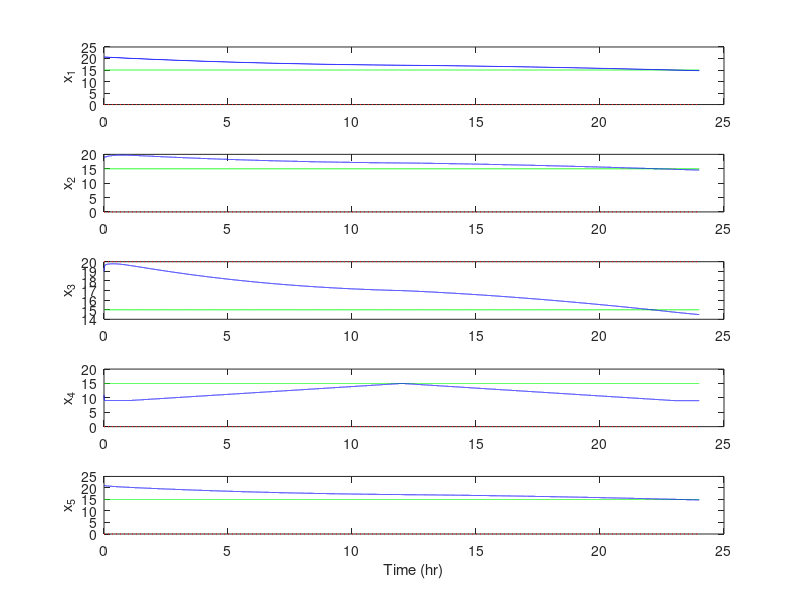

MATLAB code to generate this figure: (Note: this script raises an error after producing the figure.)
function thermostat_control_simulation()
    close all;
    clear all;

    %% Create system
    [A, B, C, E] = get_system();
        
    %% Control Design
    x_d = [0.; 0.; 20.; 0.; 0.]; % This is definitely not correct


    %% Create the observer (Create the observer)
    
    
    %% Store the values (Feel free to add any additional values here to pass into the control or dynamics functions)
    P.A = A;
    P.B = B;
    P.C = C;
    P.E = E;
    P.n_states = 5;
    P.n_ctrl = 2;
    P.ctrl_max = 100;    
    

    %% Simulate the system (Don't change anything in this section except x0_ctrl)
    % Create the initial state
    x0_sys = [20.5; 19.; 19.; 11.; 21];
    x0_obs = [15; 15; 15; 15; 15];
    x0_ctrl = []; % Any additional states added for control -> initialize each to zero
    x0 = [x0_sys; x0_obs; x0_ctrl];

    % Simulate the system throughout the entire day (86400 seconds)
    t_int = [0 86400];
    [tvec, x_mat] = ode45(@(t,x)dynamics(t, x, P), t_int, x0);
    x_mat = x_mat';

    % Get the control and disturbance over time
    u_mat = get_all_control(x_mat, P);
    d_vec = get_all_disturbances(tvec);
    

    %% Plot the results
    % Plot the states over time
    figure;
    for k = 1:5
        subplot(5,1,k);
        plot([tvec(1) tvec(end)]/3600, [x_d(k) x_d(k)], 'r:')        
        hold on;
        plot(tvec/3600, x_mat(k+P.n_states, :), 'g')
        plot(tvec/3600, x_mat(k,:), 'b');
        ylabel(["x_", num2str(k)])
    end
    xlabel("Time (hr)")
    sgtitle("States vs Time")    

    % Plot other things vs time

end

function [A, B, C, E] = get_system()
    data = load("sys_1.mat");
    A = data.A;
    B = data.B;
    C = data.C;
    E = data.E;
end

function d = disturbance(t)
    % Disturbance as a function of time
    if t < 3600 || t > 82800
        d = 9.0;
    elseif t < 43200
        delta = (t - 3600)/(43200-3600);
        d = 15*(delta) + 9*(1-delta);
    elseif t < 82800
        delta = (t - 43200)/(82800-43200);
        d = 9*(delta) + 15*(1-delta);
    end
    
end

function xdot = dynamics(t, x, P)
    % Defines the dynamics of the system
    % Args:
    %   t: Current time
    %   x: Current augmented state (i.e., actual state, observer state, and
    %   states needed for control)
    %   P: Parameters that are required for simulation
    %
    % Returns:
    %   xdot: The aggregate dynamics

    % Extract the states (don't touch the next three lines)
    x_sys = x(1:P.n_states, :);
    x_obs = x(P.n_states+1:2*P.n_states, :);
    x_ctrl = x(2*P.n_states+1:end, :);

    % Calculate the control (don't touch this line)
    u = control(x_obs, x_ctrl, P);

    % System dynamics (don't touch this line)
    x_sys_dot = P.A*x_sys + P.B*u + P.E*disturbance(t);

    % Observer dynamics (this line should use P.d_nom instead of disturbance(t))
    x_obs_dot = zeros(size(x_obs));

    % Control dynamics (definitely fix this line)
    x_ctrl_dot = zeros(size(x_ctrl));

    xdot = [x_sys_dot; x_obs_dot; x_ctrl_dot];
end

function u = control(x_obs, x_ctrl, P)
    % Defines the control 
    % 
    % Args:
    %   x_obs: The observer state
    %   x_ctrl: The controller state
    %   P: Parameters that are required for control
    %
    % Returns
    %   u: The resulting control

    % Create the feedback control (you'll want to change this)
    u = zeros(P.n_ctrl,1);

    % Bound the control (leave the following two lines alone)
    u = max(u, -P.ctrl_max);
    u = min(u, P.ctrl_max);
end

function u_mat = get_all_control(x_mat, P)
    % Loop through and calculate the control given the states
    %
    % Args:
    %   x_mat: matrix of all states over time
    %   P: Necessary parameters for computing control

    % Extract the observer and control states
    x_mat_obs = x_mat(P.n_states+1:2*P.n_states, :);
    x_mat_ctrl = x_mat(2*P.n_states+1:end, :);
    
    % Calculate the control to be returned
    n_times = size(x_mat, 2);
    u_mat = zeros(P.n_ctrl, n_times);
    for k = 1:n_times
        u_mat(:,k) = control(x_mat_obs(:,k), x_mat_ctrl(:,k), P);
    end    
end

function d_vec = get_all_disturbances(tvec)
    % Loop through and calculates the disturbance given the time values
    n_times = length(tvec);
    d_vec = zeros(1,n_times);
    for k = 1:n_times
        d_vec(k) = disturbance(tvec(k));
    end
end
